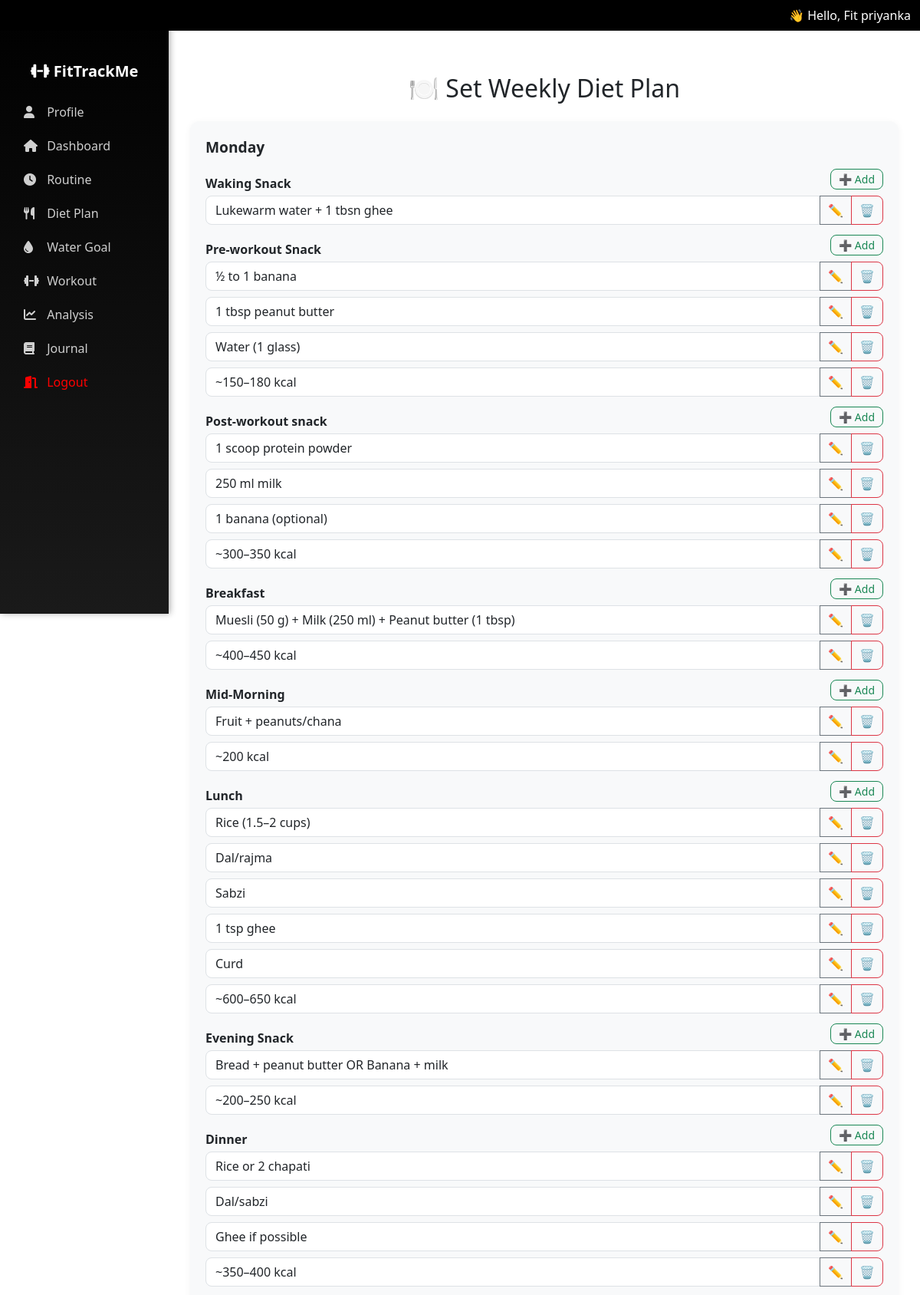
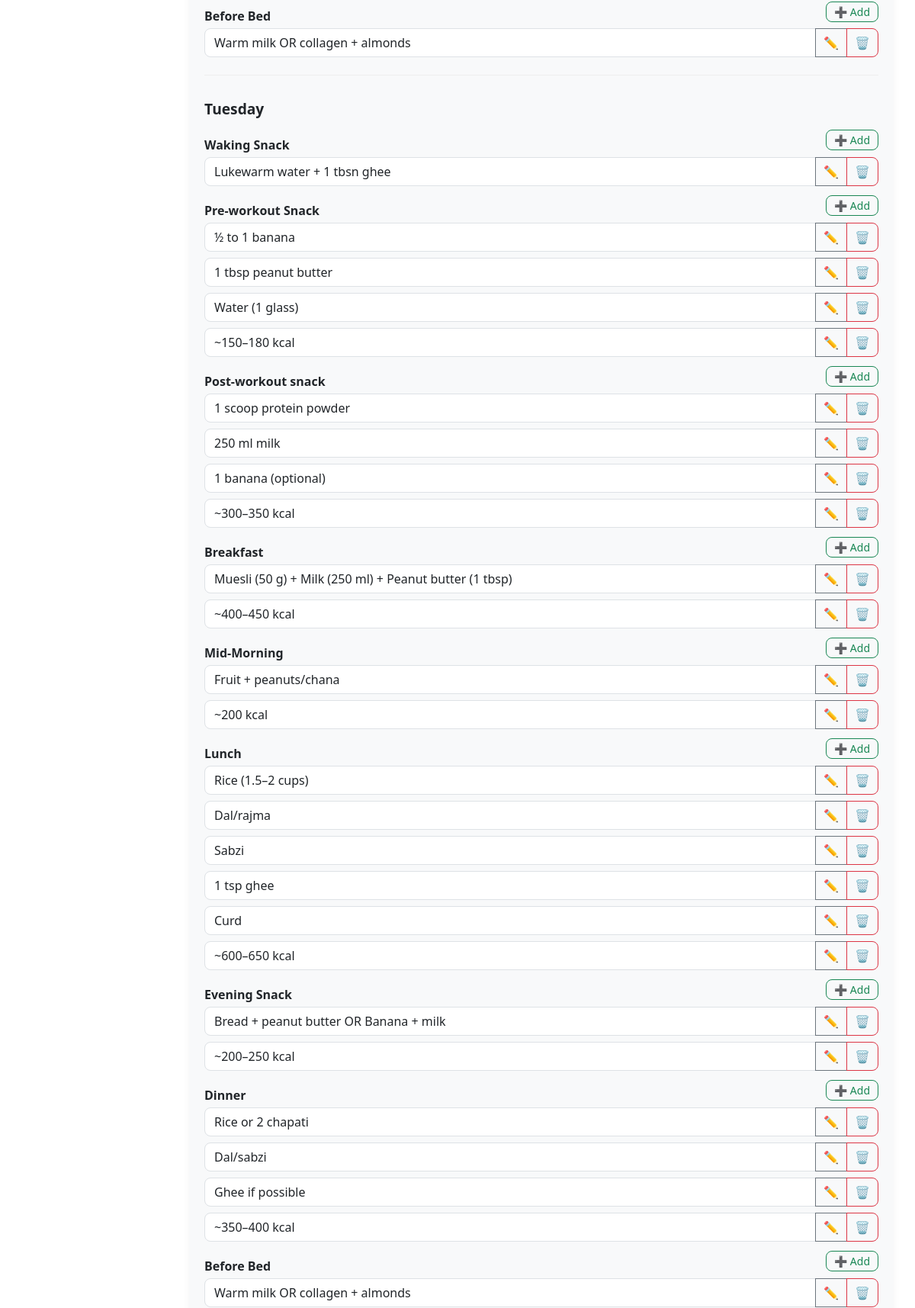
Page /fit/diet-setup/ (signed in, upper part) on the committed database (2 pictures, top to bottom).
### fit/models.py (models this page shows, shortened)
class UserProfile(models.Model):
    user = models.OneToOneField(User, on_delete=models.CASCADE)
    full_name = models.CharField(max_length=100, blank=True)
    age = models.PositiveIntegerField(null=True, blank=True)
    sex = models.CharField(max_length=10, choices=[('male', 'Male'), ('female', 'Female')], blank=True)
    height_cm = models.FloatField(null=True, blank=True)
    current_weight = models.FloatField(null=True, blank=True)

class DietPlan(models.Model):
    user = models.ForeignKey(User, on_delete=models.CASCADE)
    day = models.CharField(max_length=10, choices=DAYS_OF_WEEK, default="Monday")  # NEW FIELD
    meal_time = models.CharField(max_length=50)
    food_items = models.TextField()

### fit/views.py (the view, shortened to what this page needs)
# urls.py: path('diet-setup/', views.diet_setup, name='diet_setup'),
@login_required
def diet_setup(request):
    user = request.user
    weekdays = ["Monday", "Tuesday", "Wednesday", "Thursday", "Friday", "Saturday", "Sunday"]
    meal_times = [
        "Waking Snack", "Pre-workout Snack", "Post-workout snack",
        "Breakfast", "Mid-Morning", "Lunch", "Evening Snack", "Dinner", "Before Bed"
    ]
    diet_data = []
    for day in weekdays:
        entries = DietPlan.objects.filter(user=user, day=day)
        day_meals = {}
        for meal in meal_times:
            obj = entries.filter(meal_time=meal).first()
            day_meals[meal] = obj.food_items if obj else ""
        diet_data.append((day, day_meals.items()))
    return render(request, "diet_setup.html", {"diet_data": diet_data})

### fit/context_processors.py (called while the page is built)
def user_profile(request):
    if request.user.is_authenticated:
        try:
            profile = UserProfile.objects.get(user=request.user)
            return {'user_full_name': profile.full_name}
        except UserProfile.DoesNotExist:
            return {'user_full_name': request.user.username}
    return {}

### fit/templatetags/custom_filters.py (called while the page is built)
@register.filter
def first_name(value):
    if not value:
        return ""
    parts = value.strip().split()
    if parts[0].lower().replace('.', '') in ['mr', 'mrs', 'ms', 'dr']:
        return parts[1] if len(parts) > 1 else parts[0]
    return parts[0]

### fit/templates/diet_setup.html (shortened to what this page needs)
{% extends "base.html" %}
{% block content %}
<div class="container mt-4 mb-5">
  <h2 class="text-center mb-4">🍽️ Set Weekly Diet Plan</h2>
  <div class="diet-card">
    <form method="post" id="diet-form">
      {% for day, meals in diet_data %}
      <div class="day-section">
        <label class="form-label d-flex justify-content-between align-items-center">
          <span>{{ day }}</span>
        </label>
        {% for meal, food_string in meals %}
        <div class="meal-block">
          <div class="d-flex justify-content-between align-items-center mb-1">
            <div class="meal-title">{{ meal }}</div>
            <button type="button" class="btn btn-sm btn-outline-success"
                    onclick="addDietField('{{ day }}', '{{ meal }}')">➕ Add</button>
          </div>
          <div id="{{ day|slugify }}_{{ meal|slugify }}_container">
            {% for item in food_string.splitlines %}
            <div class="input-group mb-2 animate__animated animate__fadeIn">
              <input type="text" class="form-control"
                  name="{{ day|slugify }}_{{ meal|slugify }}[]"
                  value="{{ item }}" readonly>
              <button type="button" class="btn btn-outline-secondary edit-btn"
                      data-day="{{ day }}" data-meal="{{ meal }}" data-original="{{ item }}">✏️</button>
              <button type="button" class="btn btn-outline-danger delete-btn"
                      data-day="{{ day }}" data-meal="{{ meal }}" data-food="{{ item }}">🗑</button>
            </div>
            {% endfor %}
          </div>
        </div>
        {% endfor %}
      </div>
      {% endfor %}
    </form>
  </div>
</div>
{% endblock %}

### fit/templates/base.html (shortened to what this page needs)
{% load custom_filters %}
<!DOCTYPE html>
<html lang="en">
<head>
  <link href="https://cdn.jsdelivr.net/npm/bootstrap@5.3.0/dist/css/bootstrap.min.css" rel="stylesheet"/>
  <link rel="stylesheet" href="https://cdnjs.cloudflare.com/ajax/libs/font-awesome/6.4.0/css/all.min.css">
</head>
<body>
 {% if user.is_authenticated %}
<nav class="navbar navbar-expand-lg navbar-dark fixed-top" style="background-color: rgb(0 0 0) !important;">
  <div class="container-fluid">
    <div class="text-white ms-auto d-none d-lg-block">
    👋 Hello, Fit {{ user_full_name|first_name|default:request.user.username }}
    </div>
  </div>
</nav>
{% endif %}
{% if user.is_authenticated %}
<div class="sidebar collapse d-lg-block" id="sidebarMenu">
  <ul class="nav flex-column px-3">
    <li class="nav-item mb-3 text-center text-white fw-bold fs-5 mt-2">
      <i class="fa-solid fa-dumbbell"></i> FitTrackMe
    </li>
    <li class="nav-item"><a class="nav-link" href="{% url 'profile' %}"><i class="fa-solid fa-user"></i> Profile</a></li>
    <li class="nav-item"><a class="nav-link" href="{% url 'dashboard' %}"><i class="fa-solid fa-house"></i> Dashboard</a></li>
    <li class="nav-item"><a class="nav-link" href="{% url 'routine_setup' %}"><i class="fa-solid fa-clock"></i> Routine</a></li>
    <li class="nav-item"><a class="nav-link" href="{% url 'diet_setup' %}"><i class="fa-solid fa-utensils"></i> Diet Plan</a></li>
    <li class="nav-item"><a class="nav-link" href="{% url 'water_setup' %}"><i class="fa-solid fa-droplet"></i> Water Goal</a></li>
    <li class="nav-item"><a class="nav-link" href="{% url 'workout_setup' %}"><i class="fa-solid fa-dumbbell"></i> Workout</a></li>
    <li class="nav-item"><a class="nav-link" href="{% url 'analysis' %}"><i class="fa-solid fa-chart-line"></i> Analysis</a></li>
    <li class="nav-item"><a class="nav-link" href="{% url 'journal_view' %}"><i class="fa-solid fa-book"></i> Journal</a></li>
    <li class="nav-item">
      <form method="post" action="{% url 'logout' %}" style="margin: 0;">
        <button type="submit" class="nav-link logout-link w-100 text-start" style="color: red;">
          <i class="fa-solid fa-door-open" ></i> Logout
        </button>
      </form>
    </li>
  </ul>
</div>
{% endif %}
<div class="content">
  {% block content %}{% endblock %}
</div>
</body>
</html>

### fit/templates/base.html (style rules this page uses)
body { padding-top: 56px; }
.sidebar { height: 100vh; position: fixed; left: 0; top: 0; background: linear-gradient(180deg, #000000, #1a1a1a); width: 220px; padding-top: 70px; box-shadow: 2px 0 8px rgba(0, 0, 0, 0.3); }
.sidebar .nav-link { color: #cfcfcf; font-weight: 500; padding: 10px 15px; border-radius: 8px; transition: all 0.3s ease; }
.sidebar .nav-link i { margin-right: 8px; width: 18px; }
.content { margin-left: 220px; padding: 1rem; }

### fit/templates/diet_setup.html (style rules this page uses)
.diet-card { background: #f8f9fa; border-radius: 12px; padding: 20px; box-shadow: 0 2px 10px rgba(0,0,0,0.05); }
.day-section { margin-bottom: 30px; padding-bottom: 15px; border-bottom: 1px solid #eee; }
.form-label { font-weight: 600; font-size: 1.2rem; }
.btn-outline-success, .btn-outline-danger, .btn-outline-secondary { border-radius: 8px; padding: 2px 10px; }
.meal-title { font-weight: 600; font-size: 1rem; margin-top: 12px; }
.input-group .form-control { border-radius: 8px 0 0 8px; }

### rows in the picture
UserProfile: full_name.username "priyanka"
DietPlan: splitlines "Lukewarm water + 1 tbsn ghee"
DietPlan: splitlines "Warm milk OR collagen + almonds"
DietPlan: splitlines "Lukewarm water + 1 tbsn ghee"
DietPlan: splitlines "Warm milk OR collagen + almonds"

### other values in the picture
{{ day }} "Monday" "Tuesday"
{{ meal }} "Waking Snack" "Pre-workout Snack" "Post-workout snack" "Breakfast" "Mid-Morning" "Lunch" "Evening Snack" "Dinner" "Before Bed" "Waking Snack" "Pre-workout Snack" "Post-workout snack" "Breakfast" "Mid-Morning" "Lunch" "Evening Snack" "Dinner" "Before Bed"
